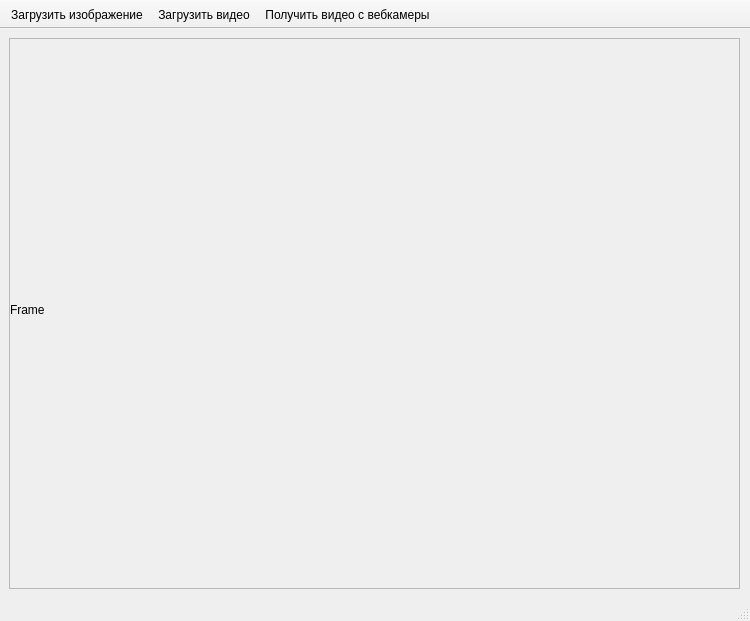
<?xml version="1.0" encoding="UTF-8"?>
<ui version="4.0">
 <class>MainWindowClass</class>
 <widget class="QMainWindow" name="MainWindowClass">
  <property name="geometry">
   <rect>
    <x>0</x>
    <y>0</y>
    <width>750</width>
    <height>621</height>
   </rect>
  </property>
  <property name="windowTitle">
   <string>Face Recognition Software</string>
  </property>
  <widget class="QWidget" name="centralWidget">
   <widget class="QScrollArea" name="scrollArea">
    <property name="geometry">
     <rect>
      <x>9</x>
      <y>9</y>
      <width>731</width>
      <height>551</height>
     </rect>
    </property>
    <property name="widgetResizable">
     <bool>true</bool>
    </property>
    <widget class="QWidget" name="scrollAreaWidgetContents">
     <property name="geometry">
      <rect>
       <x>0</x>
       <y>0</y>
       <width>729</width>
       <height>549</height>
      </rect>
     </property>
     <widget class="QLabel" name="lbl_Frame">
      <property name="geometry">
       <rect>
        <x>0</x>
        <y>0</y>
        <width>721</width>
        <height>541</height>
       </rect>
      </property>
      <property name="sizePolicy">
       <sizepolicy hsizetype="Expanding" vsizetype="Expanding">
        <horstretch>0</horstretch>
        <verstretch>0</verstretch>
       </sizepolicy>
      </property>
      <property name="autoFillBackground">
       <bool>false</bool>
      </property>
      <property name="text">
       <string>Frame</string>
      </property>
     </widget>
    </widget>
   </widget>
  </widget>
  <widget class="QToolBar" name="mainToolBar">
   <property name="movable">
    <bool>false</bool>
   </property>
   <attribute name="toolBarArea">
    <enum>TopToolBarArea</enum>
   </attribute>
   <attribute name="toolBarBreak">
    <bool>true</bool>
   </attribute>
   <addaction name="actn_LoadImage"/>
   <addaction name="actn_LoadVideo"/>
   <addaction name="actn_captureVideo"/>
  </widget>
  <widget class="QStatusBar" name="statusBar"/>
  <action name="actn_LoadImage">
   <property name="icon">
    <iconset resource="View.qrc">
     <normaloff>:/MainWindow/image.png</normaloff>:/MainWindow/image.png</iconset>
   </property>
   <property name="text">
    <string> Загрузить изображение</string>
   </property>
   <property name="toolTip">
    <string>Загрузить графический файл</string>
   </property>
  </action>
  <action name="actn_LoadVideo">
   <property name="icon">
    <iconset resource="View.qrc">
     <normaloff>:/MainWindow/film.png</normaloff>:/MainWindow/film.png</iconset>
   </property>
   <property name="text">
    <string>Загрузить видео</string>
   </property>
   <property name="toolTip">
    <string>Загрузить видео файл</string>
   </property>
  </action>
  <action name="actn_captureVideo">
   <property name="icon">
    <iconset resource="View.qrc">
     <normaloff>:/MainWindow/webcam.png</normaloff>:/MainWindow/webcam.png</iconset>
   </property>
   <property name="text">
    <string>Получить видео с вебкамеры</string>
   </property>
  </action>
 </widget>
 <layoutdefault spacing="6" margin="11"/>
 <resources>
  <include location="View.qrc"/>
 </resources>
 <connections/>
</ui>
